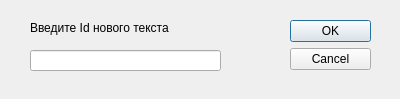
<?xml version="1.0" encoding="UTF-8"?>
<ui version="4.0">
 <class>CreateTextDialog</class>
 <widget class="QDialog" name="CreateTextDialog">
  <property name="geometry">
   <rect>
    <x>0</x>
    <y>0</y>
    <width>400</width>
    <height>99</height>
   </rect>
  </property>
  <property name="windowTitle">
   <string>Создание текста в выбранной папке</string>
  </property>
  <widget class="QDialogButtonBox" name="buttonBox">
   <property name="geometry">
    <rect>
     <x>290</x>
     <y>20</y>
     <width>81</width>
     <height>241</height>
    </rect>
   </property>
   <property name="orientation">
    <enum>Qt::Vertical</enum>
   </property>
   <property name="standardButtons">
    <set>QDialogButtonBox::Cancel|QDialogButtonBox::Ok</set>
   </property>
  </widget>
  <widget class="QLineEdit" name="lineEdit">
   <property name="geometry">
    <rect>
     <x>30</x>
     <y>50</y>
     <width>191</width>
     <height>21</height>
    </rect>
   </property>
  </widget>
  <widget class="QLabel" name="label">
   <property name="geometry">
    <rect>
     <x>30</x>
     <y>20</y>
     <width>191</width>
     <height>16</height>
    </rect>
   </property>
   <property name="text">
    <string>Введите Id нового текста</string>
   </property>
  </widget>
 </widget>
 <resources/>
 <connections>
  <connection>
   <sender>buttonBox</sender>
   <signal>accepted()</signal>
   <receiver>CreateTextDialog</receiver>
   <slot>accept()</slot>
   <hints>
    <hint type="sourcelabel">
     <x>248</x>
     <y>254</y>
    </hint>
    <hint type="destinationlabel">
     <x>157</x>
     <y>274</y>
    </hint>
   </hints>
  </connection>
  <connection>
   <sender>buttonBox</sender>
   <signal>rejected()</signal>
   <receiver>CreateTextDialog</receiver>
   <slot>reject()</slot>
   <hints>
    <hint type="sourcelabel">
     <x>316</x>
     <y>260</y>
    </hint>
    <hint type="destinationlabel">
     <x>286</x>
     <y>274</y>
    </hint>
   </hints>
  </connection>
 </connections>
</ui>
